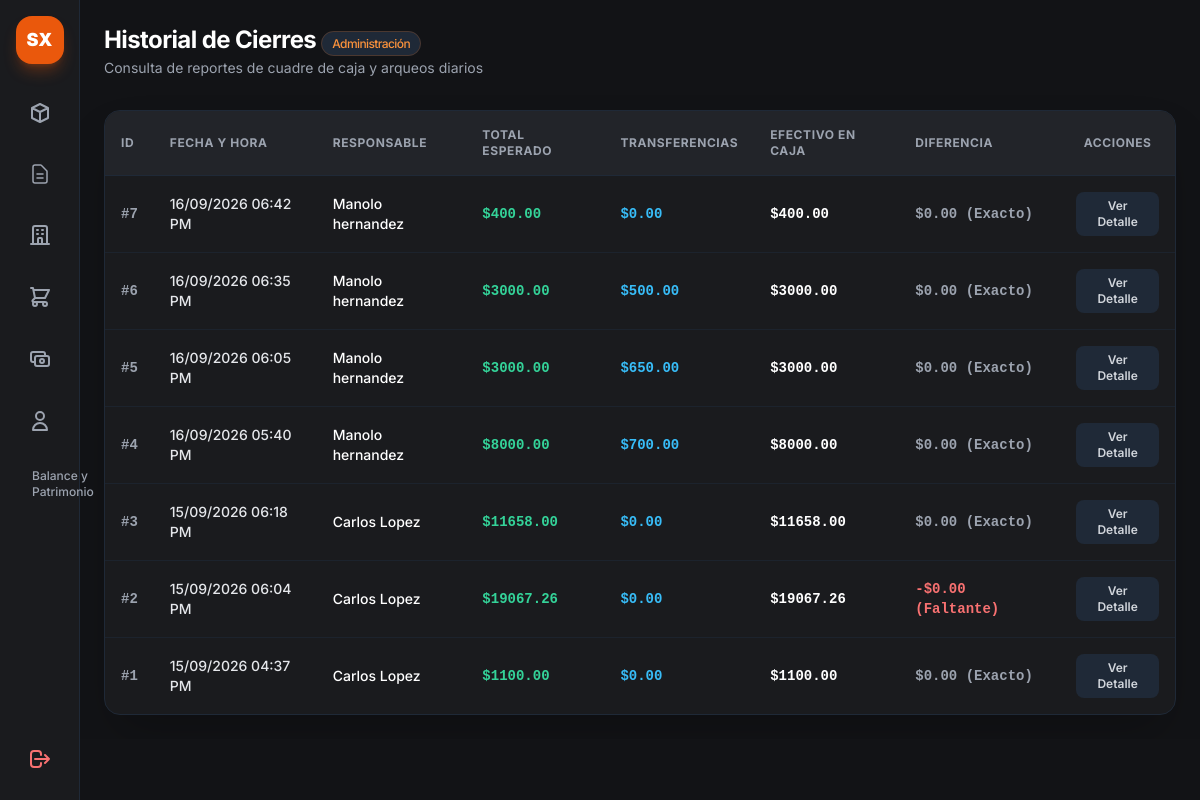
Page /admin/cierres (signed in) on the earlier database version.
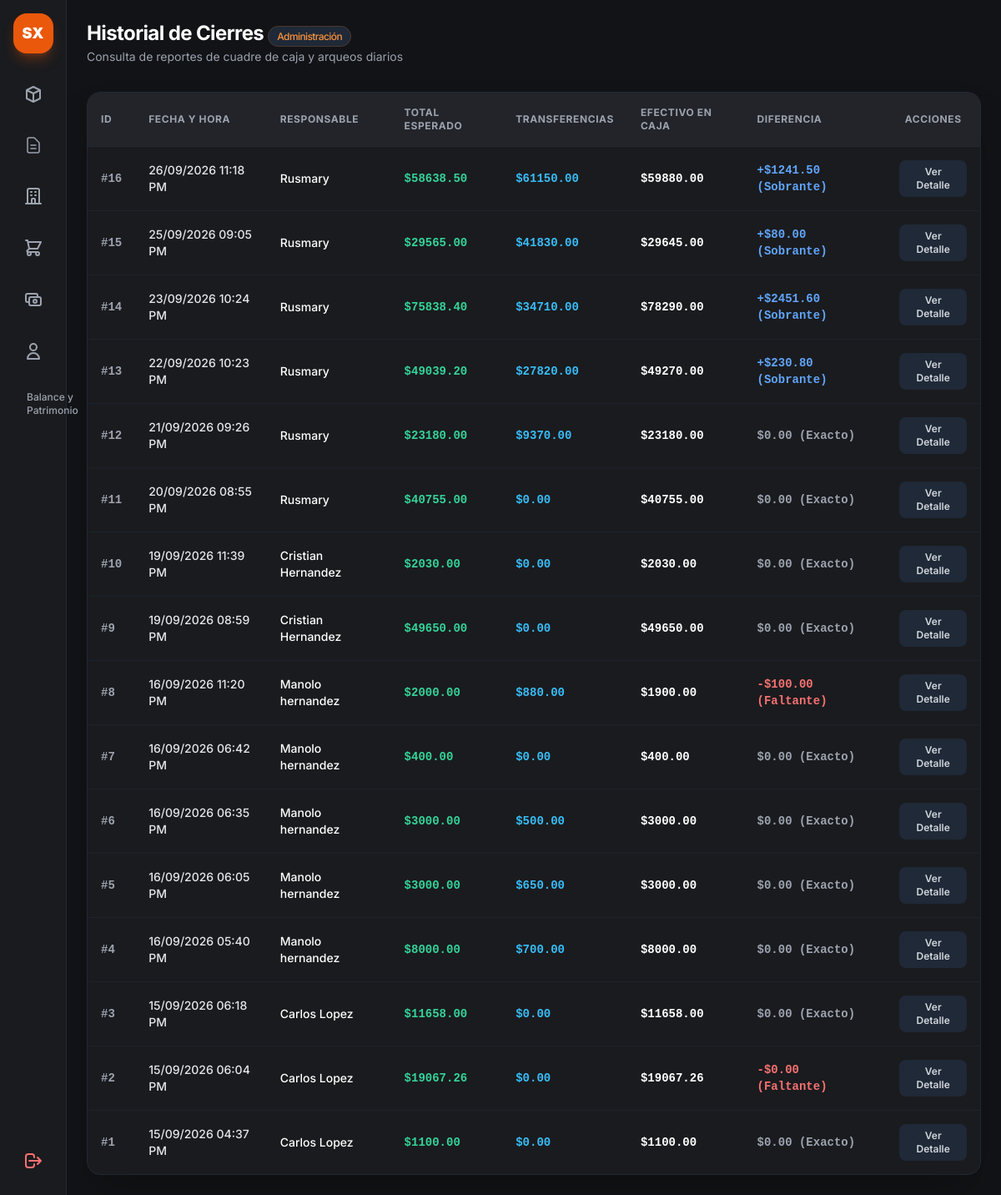
Same page on the later database version.
### app.py (models this page shows)
class CierreDia(db.Model):
    __tablename__ = 'cierres_dia'
    id = db.Column(db.Integer, primary_key=True)
    fecha = db.Column(db.DateTime, default=datetime.utcnow)
    usuario_id = db.Column(db.Integer, db.ForeignKey('usuarios.id'), nullable=True)
    usuario_nombre = db.Column(db.String(100), nullable=False)
    total_esperado = db.Column(db.Float, default=0.0)
    efectivo_caja = db.Column(db.Float, default=0.0)
    total_transferencias = db.Column(db.Float, default=0.0)
    total_deudas = db.Column(db.Float, default=0.0) # <--- Nuevo campo para el total de deudas
    diferencia = db.Column(db.Float, default=0.0)
    detalles = db.relationship('DetalleCierre', backref='cierre', lazy=True)
    deudas = db.relationship('DeudaCierre', backref='cierre', lazy=True) # <--- Relación con las deudas del cierre

### app.py (the view)
@app.route('/admin/cierres')
def vista_reporte_cierres():
    if 'user' not in session or session.get('rol') != 'admin':
        return redirect(url_for('login'))
    cierres = CierreDia.query.order_by(CierreDia.fecha.desc()).all()
    return render_template('admin_cierres.html', cierres=cierres)

### app.py (called while the page is built)
@app.context_processor
def inject_today():
    return {'hoy': date.today()}

### templates/admin_cierres.html (shortened to what this page needs)
{% extends "base.html" %}
{% block content %}
<main class="flex-1 flex flex-col min-w-0 overflow-y-auto">
    <header class="p-6 pb-2 flex flex-col sm:flex-row sm:items-center justify-between gap-4">
        <div>
            <h1 class="text-2xl font-bold text-white tracking-tight">Historial de Cierres <span
                    class="text-xs font-medium px-2.5 py-1 rounded-full bg-gray-800 text-orange-400 border border-orange-500/20">Administración</span></h1>
            <p class="text-sm text-gray-400 mt-0.5">Consulta de reportes de cuadre de caja y arqueos diarios</p>
        </div>
    </header>
    <section class="p-6 flex-1">
        <div class="bg-[#1a1b1e] border border-gray-800 rounded-2xl overflow-hidden shadow-2xl">
            <div class="overflow-x-auto">
                <table class="w-full text-left border-collapse">
                    <thead>
                        <tr class="border-b border-gray-800 text-xs font-semibold text-gray-400 uppercase tracking-wider bg-[#222429]">
                            <th class="p-4">ID</th>
                            <th class="p-4">Fecha y Hora</th>
                            <th class="p-4">Responsable</th>
                            <th class="p-4">Total Esperado</th>
                            <th class="p-4">Transferencias</th>
                            <th class="p-4">Efectivo en Caja</th>
                            <th class="p-4">Diferencia</th>
                            <th class="p-4 text-center">Acciones</th>
                        </tr>
                    </thead>
                    <tbody class="divide-y divide-gray-800/60 text-sm">
                        {% for c in cierres %}
                        <tr class="hover:bg-gray-800/30 transition-colors">
                            <td class="p-4 font-mono font-bold text-gray-400">#{{ c.id }}</td>
                            <td class="p-4 text-gray-200 font-medium">{{ c.fecha.strftime('%d/%m/%Y %I:%M %p') }}</td>
                            <td class="p-4 text-white font-medium">{{ c.usuario_nombre }}</td>
                            <td class="p-4 text-emerald-400 font-mono font-bold">${{ "%.2f"|format(c.total_esperado) }}</td>
                            <td class="p-4 text-sky-400 font-mono font-bold">${{ "%.2f"|format(c.total_transferencias or 0.0) }}</td>
                            <td class="p-4 text-white font-mono font-bold">${{ "%.2f"|format(c.efectivo_caja) }}</td>
                            <td class="p-4 font-mono font-bold">
                                {% if c.diferencia < 0 %}
                                    <span class="text-red-400">-${{ "%.2f"|format(c.diferencia|abs) }} (Faltante)</span>
                                {% elif c.diferencia > 0 %}
                                    <span class="text-blue-400">+${{ "%.2f"|format(c.diferencia) }} (Sobrante)</span>
                                {% else %}
                                    <span class="text-gray-400">$0.00 (Exacto)</span>
                                {% endif %}
                            </td>
                            <td class="p-4 text-center">
                                <button onclick="verDetalleCierre({{ c.id }})"
                                    class="px-3 py-1.5 bg-gray-800 hover:bg-orange-500 text-gray-300 hover:text-white rounded-lg text-xs font-semibold transition">
                                    Ver Detalle
                                </button>
                            </td>
                        </tr>
                        {% else %}
                        <tr>
                            <td colspan="8" class="p-8 text-center text-gray-500">No hay cierres registrados.</td>
                        </tr>
                        {% endfor %}
                    </tbody>
                </table>
            </div>
        </div>
    </section>
</main>
{% endblock %}

### templates/base.html (shortened to what this page needs)
<!DOCTYPE html>
<html lang="es" class="h-full bg-[#121316]">
<head>
    <script src="https://cdn.tailwindcss.com"></script>
    <link rel="stylesheet" href="/static/css/style.css">
</head>
<body class="h-full bg-[#121316] text-gray-200 flex overflow-hidden">
    <aside
        class="w-16 md:w-20 bg-[#1a1b1e] border-r border-gray-800 flex flex-col items-center py-4 justify-between h-screen shrink-0 z-40">
        <div class="flex flex-col items-center gap-6 w-full">
            <div
                class="w-10 h-10 md:w-12 md:h-12 bg-orange-600 rounded-2xl flex items-center justify-center font-black text-white text-lg shadow-lg shadow-orange-600/30">
                SX
            </div>
            <nav class="flex flex-col gap-3 w-full px-2">
                <a href="{{ url_for('vista_admin') }}" title="Almacenes"
                    class="p-3 rounded-2xl flex items-center justify-center transition-all border {{ 'bg-orange-600/10 border-orange-500/30 text-orange-500' if request.endpoint == 'vista_admin' else 'border-transparent text-gray-400 hover:text-white hover:bg-gray-800' }}">
                    <svg class="w-6 h-6" fill="none" stroke="currentColor" viewBox="0 0 24 24">
                        <path stroke-linecap="round" stroke-linejoin="round" stroke-width="2"
                            d="M20 7l-8-4-8 4m16 0l-8 4m8-4v10l-8 4m0-10L4 7m8 4v10M4 7v10l8 4"></path>
                    </svg>
                </a>
                <a href="{{ url_for('vista_reporte_cierres') }}" title="Reportes de Cierre"
                    class="flex items-center justify-center p-3 text-gray-400 hover:text-white hover:bg-gray-800/60 rounded-xl transition">
                    <svg class="w-6 h-6 stroke-[1.5]" fill="none" stroke="currentColor" viewBox="0 0 24 24">
                        <path stroke-linecap="round" stroke-linejoin="round"
                            d="M9 12h6m-6 4h6m2 5H7a2 2 0 01-2-2V5a2 2 0 012-2h5.586a1 1 0 01.707.293l5.414 5.414a1 1 0 01.293.707V19a2 2 0 01-2 2z" />
                    </svg>
                </a>
                <a href="{{ url_for('vista_gestion_entidades') }}" title="Almacenes y Proveedores"
                    class="p-3 rounded-2xl flex items-center justify-center transition-all border {{ 'bg-orange-600/10 border-orange-500/30 text-orange-500' if request.endpoint == 'vista_gestion_entidades' else 'border-transparent text-gray-400 hover:text-white hover:bg-gray-800' }}">
                    <svg class="w-6 h-6" fill="none" stroke="currentColor" viewBox="0 0 24 24">
                        <path stroke-linecap="round" stroke-linejoin="round" stroke-width="2"
                            d="M19 21V5a2 2 0 00-2-2H7a2 2 0 00-2 2v16m14 0h2m-2 0h-5m-9 0H3m2 0h5M9 7h1m-1 4h1m4-4h1m-1 4h1m-5 10v-5a1 1 0 011-1h2a1 1 0 011 1v5m-4 0h4" />
                    </svg>
                </a>
                <a href="{{ url_for('compras.vista_compras') }}" title="Cálculo de Compras"
                    class="p-3 rounded-2xl flex items-center justify-center transition-all border {{ 'bg-orange-600/10 border-orange-500/30 text-orange-500' if request.endpoint == 'compras.vista_compras' else 'border-transparent text-gray-400 hover:text-white hover:bg-gray-800' }}">
                    <svg class="w-6 h-6" fill="none" stroke="currentColor" viewBox="0 0 24 24">
                        <path stroke-linecap="round" stroke-linejoin="round" stroke-width="2"
                            d="M3 3h2l.4 2M7 13h10l4-8H5.4M7 13L5.4 5M7 13l-2.293 2.293c-.63.63-.184 1.707.707 1.707H17m0 0a2 2 0 100 4 2 2 0 000-4zm-8 2a2 2 0 11-4 0 2 2 0 014 0z" />
                    </svg>
                </a>
                <a href="{{ url_for('cuentas_por_pagar') }}" title="Cuentas por Pagar"
                    class="p-3 rounded-2xl flex items-center justify-center transition-all border {{ 'bg-orange-600/10 border-orange-500/30 text-orange-500' if request.endpoint == 'cuentas_por_pagar' else 'border-transparent text-gray-400 hover:text-white hover:bg-gray-800' }}">
                    <svg class="w-6 h-6" fill="none" stroke="currentColor" viewBox="0 0 24 24">
                        <path stroke-linecap="round" stroke-linejoin="round" stroke-width="2"
                            d="M17 9V7a2 2 0 00-2-2H5a2 2 0 00-2 2v6a2 2 0 002 2h2m2 4h10a2 2 0 002-2v-6a2 2 0 00-2-2H9a2 2 0 00-2 2v6a2 2 0 002 2zm7-5a2 2 0 11-4 0 2 2 0 014 0z">
                        </path>
                    </svg>
                </a>
                <a href="/admin/usuarios" title="Usuarios"
                    class="p-3 rounded-2xl flex items-center justify-center transition-all border border-transparent text-gray-400 hover:text-white hover:bg-gray-800">
                    <svg class="w-6 h-6" fill="none" stroke="currentColor" viewBox="0 0 24 24">
                        <path stroke-linecap="round" stroke-linejoin="round" stroke-width="2"
                            d="M16 7a4 4 0 11-8 0 4 4 0 018 0zM12 14a7 7 0 00-7 7h14a7 7 0 00-7-7z"></path>
                    </svg>
                </a>
                <a href="{{ url_for('vista_balance') }}"
                class="flex items-center gap-3 px-3 py-2.5 rounded-xl text-xs font-medium transition group {% if request.endpoint == 'vista_balance' %}bg-orange-500/10 text-orange-400 border border-orange-500/20 font-bold{% else %}text-gray-400 hover:bg-gray-800/60 hover:text-white{% endif %}">
                    <span>Balance y Patrimonio</span>
                </a>
            </nav>
        </div>
        <a href="{{ url_for('logout') }}" title="Cerrar Sesión"
            class="p-3 rounded-2xl text-red-400 hover:text-white hover:bg-red-600/20 transition-all border border-transparent hover:border-red-500/30">
            <svg class="w-6 h-6" fill="none" stroke="currentColor" viewBox="0 0 24 24">
                <path stroke-linecap="round" stroke-linejoin="round" stroke-width="2"
                    d="M17 16l4-4m0 0l-4-4m4 4H7m6 4v1a3 3 0 01-3 3H6a3 3 0 01-3-3V7a3 3 0 013-3h4a3 3 0 013 3v1"></path>
            </svg>
        </a>
    </aside>
    <main class="flex-1 overflow-y-auto h-screen">
        {% block content %}{% endblock %}
    </main>
</body>
</html>

### static/css/style.css (style rules this page uses)
body { font-family: 'Inter', sans-serif; }

Differences in the rows shown:
added CierreDia: id "16", fecha "26/09/2026 11:18 PM", usuario_nombre "Rusmary", total_esperado "58638.50", total_transferencias "61150.00", efectivo_caja "59880.00", diferencia "1241.50"
added CierreDia: id "15", fecha "25/09/2026 09:05 PM", usuario_nombre "Rusmary", total_esperado "29565.00", total_transferencias "41830.00", efectivo_caja "29645.00", diferencia "80.00"
added CierreDia: id "14", fecha "23/09/2026 10:24 PM", usuario_nombre "Rusmary", total_esperado "75838.40", total_transferencias "34710.00", efectivo_caja "78290.00", diferencia "2451.60"
added CierreDia: id "13", fecha "22/09/2026 10:23 PM", usuario_nombre "Rusmary", total_esperado "49039.20", total_transferencias "27820.00", efectivo_caja "49270.00", diferencia "230.80"
added CierreDia: id "12", fecha "21/09/2026 09:26 PM", usuario_nombre "Rusmary", total_esperado "23180.00", total_transferencias "9370.00", efectivo_caja "23180.00", diferencia "$0.00 (Exacto)"
added CierreDia: id "11", fecha "20/09/2026 08:55 PM", usuario_nombre "Rusmary", total_esperado "40755.00", total_transferencias "0.00", efectivo_caja "40755.00", diferencia "$0.00 (Exacto)"
added CierreDia: id "10", fecha "19/09/2026 11:39 PM", usuario_nombre "Cristian Hernandez", total_esperado "2030.00", total_transferencias "0.00", efectivo_caja "2030.00", diferencia "$0.00 (Exacto)"
added CierreDia: id "9", fecha "19/09/2026 08:59 PM", usuario_nombre "Cristian Hernandez", total_esperado "49650.00", total_transferencias "0.00", efectivo_caja "49650.00", diferencia "$0.00 (Exacto)"
added CierreDia: id "8", fecha "16/09/2026 11:20 PM", usuario_nombre "Manolo hernandez", total_esperado "2000.00", total_transferencias "880.00", efectivo_caja "1900.00", diferencia|abs "100.00"
